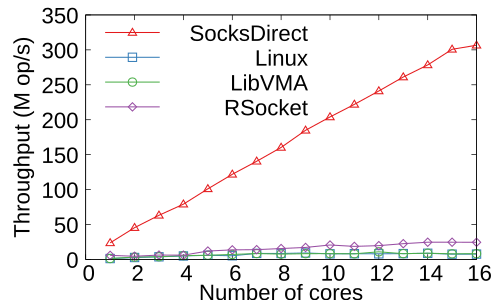

Source code (gnuplot):
set terminal pdf
set output "corenum-IPC-tput.pdf"

set lmargin 12
set rmargin 3.4
set style line 1 pt 8 lc rgb "#e41a1c" linewidth 1.5 ps 1.0
set style line 2 pt 4 lc rgb "#377eb8" linewidth 1.5 ps 1.0
set style line 3 pt 6 lc rgb "#4daf4a" linewidth 1.5 ps 1.0
set style line 4 pt 12 lc rgb "#984ea3" linewidth 1.5 ps 1.0
set style line 5 pt 10 lc rgb "#ff7f00" linewidth 1.5 ps 1.0
set style line 6 pt 14 lc rgb "#ffff33" linewidth 1.5 ps 1.0
set style line 7 pt 13 lc rgb "#a65628" linewidth 1.5 ps 1.0
set style line 8 pt 13 lc rgb "#f781bf" linewidth 1.5 ps 1.0
set xlabel "Number of cores"  font "Arial, 24"
set ylabel "Throughput (M op/s)" font "Arial, 24" offset graph -0.04, 0
set xtics font "Arial, 24"
set ytics font "Arial, 24"
set key inside reverse left top font "Arial, 24"

$linux << EOD
1 1182
2 2720
3 3718
4 4825
5 5844
6 5182
7 8504
8 8501
9 9125
10 7928
11 8165
12 7906
13 8268
14 8773
15 7414
16 7587
EOD

$libvma << EOD
1 1153
2 3310
3 3782
4 5401
5 5880
6 7100
7 8316
8 7537
9 8178
10 8256
11 7982
12 10809
13 8194
14 8807
15 7929
16 8141
EOD

$libsd << EOD
1 23707
2 45413
3 63126
4 79044
5 100975
6 121785
7 140448
8 160251
9 184827
10 203907
11 221930
12 241078
13 261136
14 278419
15 300805
16 306616
EOD

$rsocket << EOD
1 5788
2 4474
3 6154
4 6047
5 11950
6 13642
7 13892
8 15543
9 17138
10 20619
11 18634
12 19719
13 22456
14 24528
15 24583
16 24462
EOD

plot "$libsd" using ($1):($2/1000) title "SocksDirect" with linespoints linestyle 1,\
"$linux" using ($1):($2/1000) title "Linux" with linespoints linestyle 2,\
"$libvma" using ($1):($2/1000) title "LibVMA" with linespoints linestyle 3,\
"$rsocket" using ($1):($2/1000) title "RSocket" with linespoints linestyle 4
